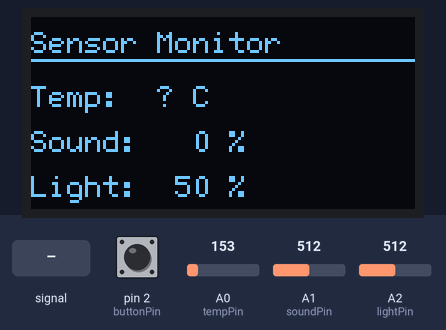
Recording of a sketch running on a simulated Arduino Uno, built with avr-gcc and run on an emulated ATmega328P. On the bench: 128×64 one-colour display. The inputs (shaded band) are chosen by the test bench; at power-on: A0 (tempPin) = 153, pin 2 (buttonPin) LOW, A1 (soundPin) = 512, A2 (lightPin) = 512.

Above: at 1.2 s.
1.3 s: A1 (soundPin) fed a 200 Hz sine of ±255 counts around its level
At 2.6 s:
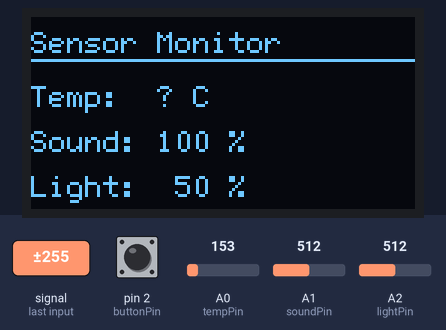
4.3 s: A0 (tempPin) set to 173
5.8 s: A0 (tempPin) set to 133
8.8 s: A0 (tempPin) set to 114
11.8 s: A0 (tempPin) set to 191
14.8 s: A0 (tempPin) set to 114
At 18.6 s:
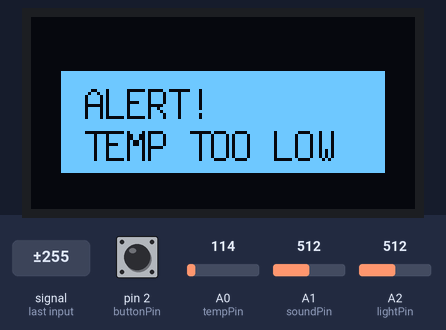
Timing chart, 0 to 18.8 s (numbered marks = the images above; inputs shaded):
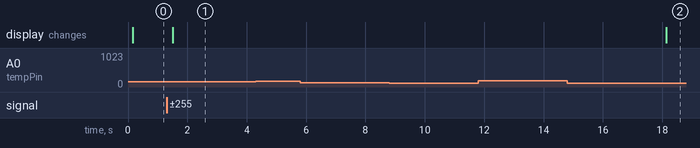

Measured:
- after the input at 1.3 s, the display: changes after 0.21 s (image 1)
- after the input at 4.3 s, every drawn part: stays the same
- after the input at 5.8 s, every drawn part: stays the same
- after the input at 8.8 s, every drawn part: stays the same
- after the input at 11.8 s, every drawn part: stays the same
- after the input at 14.8 s, the display: changes after 3.3 s (image 2)

The sketch:

sensor_monitor_smartwatch.ino
```cpp
#include <Wire.h>
#include <U8g2lib.h>

U8G2_SSD1306_128X64_NONAME_F_HW_I2C u8g2(U8G2_R0, U8X8_PIN_NONE);

// Grove sensor pins
const int tempPin  = A0;
const int soundPin = A1;
const int lightPin = A2;

// Grove button pin
const int buttonPin = 2;
const int BUTTON_PRESSED = HIGH;  // Change to LOW if button works opposite

// Alert thresholds
const float TEMP_HIGH = 30.0;
const float TEMP_LOW  = 15.0;

const int SOUND_HIGH = 70;
const int LIGHT_HIGH = 80;
const int LIGHT_LOW  = 10;

// Timing filter
const unsigned long ALERT_HOLD_TIME = 3000;   // must stay bad for 3 seconds
const unsigned long NORMAL_RESET_TIME = 1500; // must stay normal for 1.5 seconds

bool alertShowing = false;
bool alertAcknowledged = false;

String currentAlert = "";
String pendingAlert = "";
String acknowledgedAlert = "";

unsigned long alertStartTime = 0;
unsigned long normalStartTime = 0;

bool lastButtonState = LOW;
unsigned long lastButtonTime = 0;
const unsigned long debounceDelay = 80;

void setup() {
  u8g2.begin();
  pinMode(buttonPin, INPUT);
}

void loop() {
  int tempRaw  = analogRead(tempPin);
  int lightRaw = analogRead(lightPin);

  float voltage = tempRaw * (5.0 / 1023.0);
  float temperatureC = (voltage - 0.5) * 100.0;

  int lightPercent = map(lightRaw, 0, 1023, 0, 100);
  lightPercent = constrain(lightPercent, 0, 100);

  int soundPercent = readSoundRMSPercent();

  String detectedAlert = getAlertMessage(temperatureC, soundPercent, lightPercent);

  checkButton();
  updateAlertState(detectedAlert);

  if (currentAlert == "") {
    drawSensorMonitor(temperatureC, soundPercent, lightPercent);
  }
  else if (alertAcknowledged && currentAlert == acknowledgedAlert) {
    drawSensorMonitor(temperatureC, soundPercent, lightPercent);
  }
  else {
    alertShowing = true;
    drawAlert(currentAlert);
  }

  delay(100);
}

int readSoundRMSPercent() {
  const int sampleCount = 80;

  long sum = 0;
  int samples[sampleCount];

  for (int i = 0; i < sampleCount; i++) {
    samples[i] = analogRead(soundPin);
    sum += samples[i];
    delayMicroseconds(500);
  }

  float average = sum / (float)sampleCount;

  float squareSum = 0;
  for (int i = 0; i < sampleCount; i++) {
    float centeredValue = samples[i] - average;
    squareSum += centeredValue * centeredValue;
  }

  float rms = sqrt(squareSum / sampleCount);

  int soundPercent = map((int)rms, 0, 120, 0, 100);
  soundPercent = constrain(soundPercent, 0, 100);

  return soundPercent;
}

String getAlertMessage(float tempC, int soundPercent, int lightPercent) {
  if (tempC >= TEMP_HIGH) {
    return "TEMP TOO HIGH";
  }

  if (tempC <= TEMP_LOW) {
    return "TEMP TOO LOW";
  }

  if (soundPercent >= SOUND_HIGH) {
    return "SOUND TOO LOUD";
  }

  if (lightPercent >= LIGHT_HIGH) {
    return "LIGHT TOO BRIGHT";
  }

  if (lightPercent <= LIGHT_LOW) {
    return "LIGHT TOO DARK";
  }

  return "";
}

void updateAlertState(String detectedAlert) {
  unsigned long now = millis();

  if (detectedAlert == "") {
    if (normalStartTime == 0) {
      normalStartTime = now;
    }

    if (now - normalStartTime >= NORMAL_RESET_TIME) {
      currentAlert = "";
      pendingAlert = "";
      alertShowing = false;
      alertAcknowledged = false;
      acknowledgedAlert = "";
      alertStartTime = 0;
    }

    return;
  }

  normalStartTime = 0;

  if (detectedAlert != pendingAlert) {
    pendingAlert = detectedAlert;
    alertStartTime = now;
    return;
  }

  if (now - alertStartTime >= ALERT_HOLD_TIME) {
    currentAlert = detectedAlert;

    if (currentAlert != acknowledgedAlert) {
      alertAcknowledged = false;
    }
  }
}

void checkButton() {
  bool buttonState = digitalRead(buttonPin);

  if (buttonState != lastButtonState) {
    lastButtonTime = millis();
  }

  if ((millis() - lastButtonTime) > debounceDelay) {
    if (buttonState == BUTTON_PRESSED && lastButtonState != BUTTON_PRESSED) {
      if (currentAlert != "") {
        alertShowing = false;
        alertAcknowledged = true;
        acknowledgedAlert = currentAlert;
      }
    }
  }

  lastButtonState = buttonState;
}

void drawSensorMonitor(float tempC, int soundPercent, int lightPercent) {
  u8g2.clearBuffer();
  u8g2.setFont(u8g2_font_6x12_tf);

  u8g2.drawStr(0, 12, "Sensor Monitor");
  u8g2.drawHLine(0, 14, 128);

  char line1[32];
  char line2[32];
  char line3[32];

  snprintf(line1, sizeof(line1), "Temp:  %.1f C", tempC);
  snprintf(line2, sizeof(line2), "Sound: %3d %%", soundPercent);
  snprintf(line3, sizeof(line3), "Light: %3d %%", lightPercent);

  u8g2.drawStr(0, 30, line1);
  u8g2.drawStr(0, 45, line2);
  u8g2.drawStr(0, 60, line3);

  u8g2.sendBuffer();
}

void drawAlert(String message) {
  u8g2.clearBuffer();

  u8g2.setDrawColor(1);
  u8g2.drawBox(10, 18, 108, 34);

  u8g2.setDrawColor(0);
  u8g2.setFont(u8g2_font_7x14_tf);

  u8g2.drawStr(18, 34, "ALERT!");
  u8g2.drawStr(18, 48, message.c_str());

  u8g2.setDrawColor(1);
  u8g2.sendBuffer();
}
```
